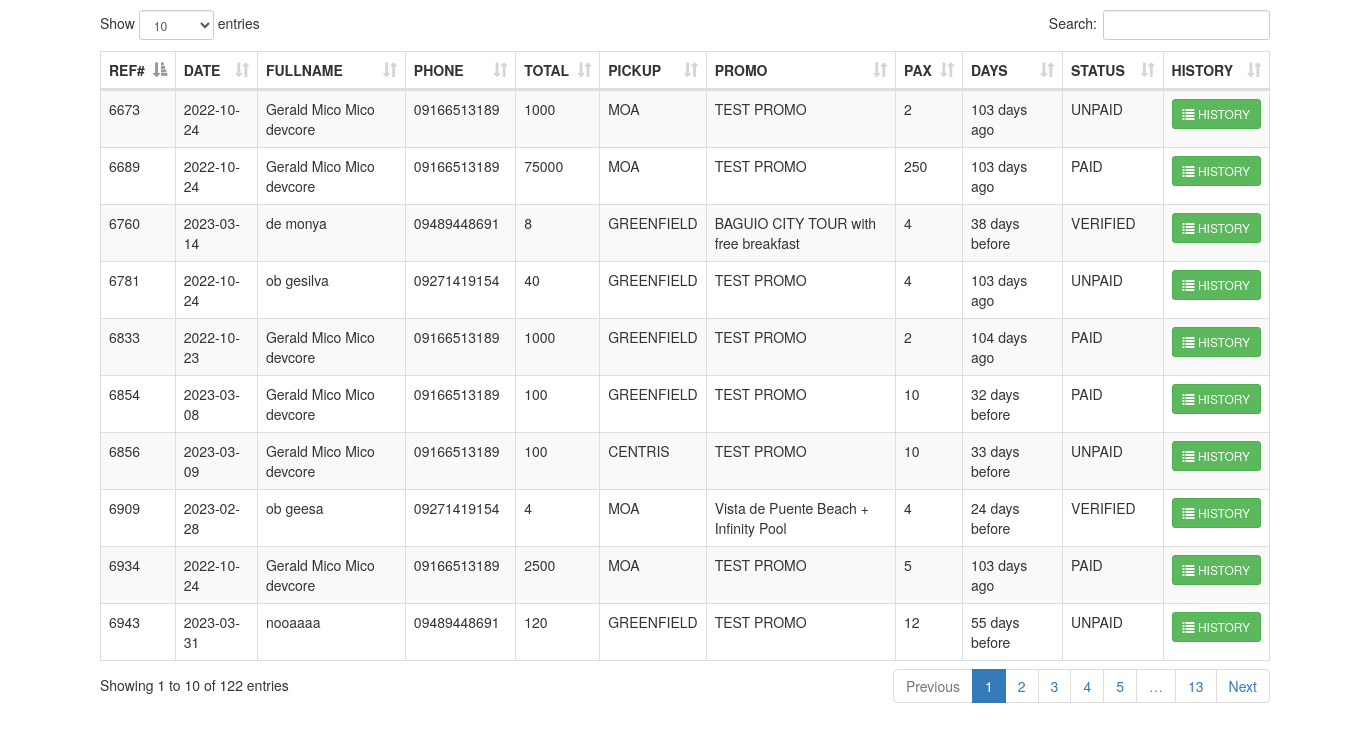
Screenshot of /ADMIN/SCHEDULED/index.php with the database file from the repository.
### tables this page shows
CREATE TABLE `proceed_to_pay` (
  `id` int(11) NOT NULL,
  `email` varchar(250) NOT NULL,
  `ref` varchar(250) NOT NULL,
  `phone` varchar(100) NOT NULL,
  `fullname` varchar(250) NOT NULL,
  `booking_date` date NOT NULL,
  `price` int(100) NOT NULL,
  `pax` int(100) NOT NULL,
  `price_to_pay` int(100) NOT NULL,
  `pickup` varchar(250) NOT NULL,
  `code` int(250) NOT NULL,
  `promo_id` int(11) NOT NULL,
  `status` varchar(250) NOT NULL,
  `mode` varchar(200) NOT NULL,
  `date_created` date NOT NULL
);

CREATE TABLE `my_post` (
  `id` int(11) NOT NULL,
  `promo_name` varchar(250) NOT NULL,
  `promo_start` date NOT NULL,
  `promo_end` date NOT NULL,
  `promo_price` int(100) NOT NULL,
  `min_pax` int(50) NOT NULL,
  `max_pax` int(50) NOT NULL,
  `destination_province` varchar(200) NOT NULL,
  `destination_city` varchar(200) NOT NULL,
  `description` text NOT NULL,
  `photo` text NOT NULL,
  `date_created` date NOT NULL
);

### ADMIN/SCHEDULED/index.php (the view, shortened to what this page needs)
<!DOCTYPE html>
<html>
<head>
	<link rel="stylesheet" type="text/css" href="bootstrap/css/bootstrap.min.css">
	<link rel="stylesheet" type="text/css" href="datatable/dataTable.bootstrap.min.css">
</head>
<body>
<div class="container">
			<div class="height10">
			</div>
			<?php
				include_once('../connection/connection.php');
			     $query = mysqli_query($conn,"SELECT *,proceed_to_pay.id as rid FROM proceed_to_pay LEFT JOIN my_post ON proceed_to_pay.promo_id = my_post.id");
				?>
			<div class="row">
				<table id="myTable" class="table table-bordered table-striped">
					<thead>
						<th>REF#</th>
						<th>DATE</th>
					    <th>FULLNAME</th>
						<th>PHONE</th>
						<th>TOTAL</th>
						<th>PICKUP</th>
						<th>PROMO</th>
						<th>PAX</th>
						<th>DAYS</th>
						<th>STATUS</th>
						<th>HISTORY</th>
					</thead>
					<tbody>
						<?php
			            if(mysqli_num_rows($query) > 0){
			                while($row = mysqli_fetch_assoc($query)){
			                	$now = time();
								$your_date = strtotime($row['booking_date']);
									$datediff =  $your_date - $now;
                                $date_check = round($datediff / (60 * 60 * 24));
			        ?>
						<?php
								echo
								"<tr>
									<td>".$row['code']."</td>
									<td>".$row['booking_date']."</td>
									<td>".$row['fullname']."</td>
									<td>".$row['phone']."</td>
									<td>".$row['price_to_pay']."</td>
									<td>".$row['pickup']."</td>
									<td>".$row['promo_name']."</td>
									<td>".$row['pax']."</td>";
										if($datediff < 0){
									   echo "<td>".abs($date_check)." days ago</td>";
									}else{
									   echo "<td>".abs($date_check)." days before</td>";
									}
								echo "<td>".$row['status']."</td>
								<td>
							 			<a href='history.php?code=".$row['code']."&email=".$row['email']."' class='btn btn-success btn-sm'><span class='glyphicon glyphicon-list'></span> HISTORY</a>
								</tr>";
							} }else{
						?>
						    <tr><td colspan="11">No records found.</td></tr>
						<?php } ?>
					</tbody>
				</table>
			</div>
		</div>
</body>
</html>

### ADMIN/SCHEDULED/index.php (style rules this page uses)
.height10 { height:10px; }

### rows the page displays
proceed_to_pay: code "6833", booking_date "2022-10-23", fullname "Gerald Mico Mico devcore", phone "09166513189", price_to_pay "1000", pickup "GREENFIELD", my_post.promo_name "TEST PROMO", pax "2", status "PAID"
proceed_to_pay: code "6689", booking_date "2022-10-24", fullname "Gerald Mico Mico devcore", phone "09166513189", price_to_pay "75000", pickup "MOA", my_post.promo_name "TEST PROMO", pax "250", status "PAID"
proceed_to_pay: code "6934", booking_date "2022-10-24", fullname "Gerald Mico Mico devcore", phone "09166513189", price_to_pay "2500", pickup "MOA", my_post.promo_name "TEST PROMO", pax "5", status "PAID"
proceed_to_pay: code "6673", booking_date "2022-10-24", fullname "Gerald Mico Mico devcore", phone "09166513189", price_to_pay "1000", pickup "MOA", my_post.promo_name "TEST PROMO", pax "2", status "UNPAID"
proceed_to_pay: code "6856", booking_date "2023-03-09", fullname "Gerald Mico Mico devcore", phone "09166513189", price_to_pay "100", pickup "CENTRIS", my_post.promo_name "TEST PROMO", pax "10", status "UNPAID"
proceed_to_pay: code "6854", booking_date "2023-03-08", fullname "Gerald Mico Mico devcore", phone "09166513189", price_to_pay "100", pickup "GREENFIELD", my_post.promo_name "TEST PROMO", pax "10", status "PAID"
proceed_to_pay: code "6781", booking_date "2022-10-24", fullname "ob gesilva", phone "09271419154", price_to_pay "40", pickup "GREENFIELD", my_post.promo_name "TEST PROMO", pax "4", status "UNPAID"
proceed_to_pay: code "6909", booking_date "2023-02-28", fullname "ob geesa", phone "09271419154", price_to_pay "4", pickup "MOA", my_post.promo_name "Vista de Puente Beach + Infinity Pool", pax "4", status "VERIFIED"
proceed_to_pay: code "6760", booking_date "2023-03-14", fullname "de monya", phone "09489448691", price_to_pay "8", pickup "GREENFIELD", my_post.promo_name "BAGUIO CITY TOUR with free breakfast", pax "4", status "VERIFIED"
proceed_to_pay: code "6943", booking_date "2023-03-31", fullname "nooaaaa", phone "09489448691", price_to_pay "120", pickup "GREENFIELD", my_post.promo_name "TEST PROMO", pax "12", status "UNPAID"
